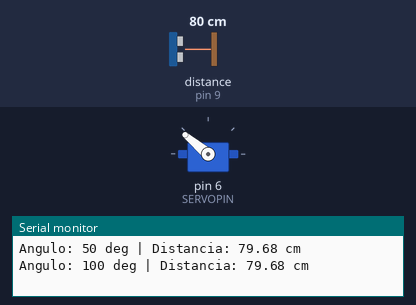
Bench run of a sketch on a simulated Arduino Uno, built with avr-gcc and run on an emulated ATmega328P. On the bench: servo, the last lines printed to the serial monitor. Wiring (inferred from the names in the program): ultrasonic range finder: trigger pin 8; echo pin 9. The test bench sets the inputs (shaded band); at power-on: distance to the obstacle (sensor on pin 9) 80 cm. The echo pulse lasts 58.3 µs per cm.

Above: at 2.85 s.
2.9 s: distance to the obstacle (sensor on pin 9) set to 4 cm
At 3.25 s:
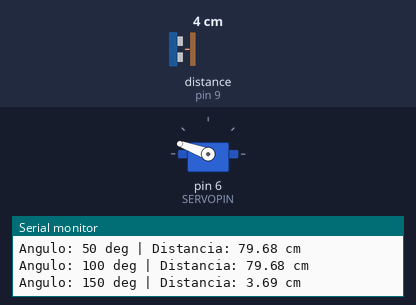
6.4 s: distance to the obstacle (sensor on pin 9) set to 2 cm
At 7.05 s:
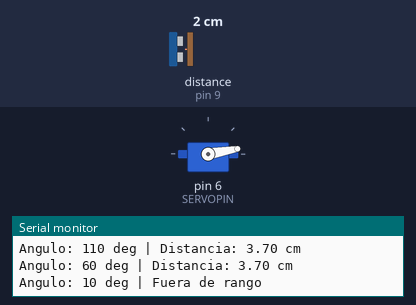
Timing chart, 0 to 15.9 s (numbered marks = the images above; inputs shaded):
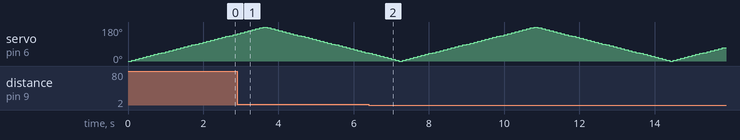

Measured:
- the behaviour switches between 3 and 2 cm on distance to the obstacle (sensor on pin 9) (found by bisection; images 1 and 2)

The sketch:

ServomotorSensorUltrasonico.ino
```cpp
#include <Servo.h>  // Librería para controlar servomotores

Servo miServo; // Llamamos al servomotor miServo

// Pin de señal PWM para el servomotor
#define SERVOPIN 6  // Modificar el pin para hacer el test en los dos servomotores (pin 6 para Servo1, pin 5 para Servo2)
// Pines del sensor ultrasónico HC-SR04
#define TRIGPIN 8  // Pin de disparo (emite el pulso)
#define ECHOPIN 9  // Pin de eco (recibe el rebote)

// Variables de control del barrido del servo
int anguloActual = 0;            // Ángulo actual del servo (0 a 180 grados)
int pasoAngulo = 5;              // Grados que avanza en cada paso (positivo = ida, negativo = vuelta)
long nextMillisServo = 0;        // Marca de tiempo para el proximo paso
const long intervalServo = 100;  // Tiempo (en ms) entre cada paso del servo (controla la velocidad de giro)

// Variables de control del disparo ultrasónico
long nextMillisSensor = 0;         // Marca de tiempo para la próxima lectura
const long intervalSensor = 1000;  // Intervalo de 1 segundo (1000 ms) entre lecturas
int estadoUltrasonico = 0;         // Controla en qué fase del disparo estamos (0, 1 o 2)
long nextMicrosSensor = 0;         // Marca de tiempo en microsegundos para el pulso

void setup() {
  Serial.begin(9600);         // Inicia comunicación serie con el PC

  miServo.attach(SERVOPIN);  // Asocia el servo al pin 6
  miServo.write(0);          // Posiciona el servo en 0 grados al arrancar

  pinMode(TRIGPIN, OUTPUT);   // Configura Trig como salida
  pinMode(ECHOPIN, INPUT);    // Configura Echo como entrada
  digitalWrite(TRIGPIN, LOW); // Asegura que Trig empiece apagado

  nextMillisSensor = millis() + intervalSensor;  // Programa la primera medición en 1 segundo
  nextMillisServo = millis() + intervalServo;

}

void loop() {
  // Movimiento constante del servomotor (Barrido de 0° a 180° y vuelta)
  if (millis() >= nextMillisServo) {
    anguloActual = anguloActual + pasoAngulo;  // Avanza o retrocede según el signo de pasoAngulo

    // Invertir sentido de giro al llegar a los extremos (0° o 180°)
    if (anguloActual >= 180) {
      anguloActual = 180;            // Limita el ángulo al máximo físico del servo (180°) por si se cambia el valor de pasoAngulo
      pasoAngulo = pasoAngulo * -1;  // Cambia dirección hacia 0°
    } else if (anguloActual <= 0) {
      anguloActual = 0;              // Limita el ángulo al máximo físico del servo (0°) por si se cambia el valor de pasoAngulo
      pasoAngulo = pasoAngulo * -1;  // Cambia dirección hacia 180°
    }

    miServo.write(anguloActual);                 // Mueve el servo al nuevo ángulo
    nextMillisServo = millis() + intervalServo;  // Programa el siguiente paso
  }

  // Lectura del sensor ultrasónico
  // PASO 1: Esperar 1 segundo y preparar el pin Trig en LOW
  if (estadoUltrasonico == 0 && millis() >= nextMillisSensor) {
    digitalWrite(TRIGPIN, LOW);       // Limpia el pin antes de disparar
    nextMicrosSensor = micros() + 2;  // Programa esperar 2 microsegundos
    estadoUltrasonico = 1;            // Pasa al siguiente paso

  // PASO 2: Pasados 2 microsegundos, lanzar el pulso en HIGH
  } else if (estadoUltrasonico == 1 && micros() >= nextMicrosSensor) {
    digitalWrite(TRIGPIN, HIGH);     // Inicia el pulso ultrasónico
    nextMicrosSensor = micros() + 10;  // Programa mantener el pulso 10 microsegundos
    estadoUltrasonico = 2;           // Pasa al paso final

  // PASO 3: Pasados 10 microsegundos, cortar el pulso, medir e imprimir
  } else if (estadoUltrasonico == 2 && micros() >= nextMicrosSensor) {
    digitalWrite(TRIGPIN, LOW);  // Termina el pulso ultrasónico

    long duracion = pulseIn(ECHOPIN, HIGH, 30000);  // Mide cuánto tarda en volver el eco (en us)
    float d = (duracion * 0.0343) / 2.0;            // Convierte el tiempo en distancia (en cm)

    // Imprimir en el Monitor Serie formato: Angulo | Distancia
    Serial.print("Angulo: ");
    Serial.print(anguloActual);
    Serial.print(" deg | ");

    // Comprueba si el objeto está fuera del rango válido del sensor (2 a 400 cm)
    if (duracion == 0 || d < 2.0 || d > 400.0) {
      Serial.println("Fuera de rango");  // Avisa si no hubo rebote o está muy lejos/cerca
    } else {
      Serial.print("Distancia: ");  // Imprime etiqueta en el Monitor Serie
      Serial.print(d);              // Imprime el valor numérico calculado
      Serial.println(" cm");        // Imprime la unidad y hace salto de línea
    }

    estadoUltrasonico = 0;             // Reinicia el ciclo para la siguiente lectura
    nextMillisSensor = millis() + intervalSensor;  // Programa la próxima medición dentro de 1 segundo
  }
}
```
